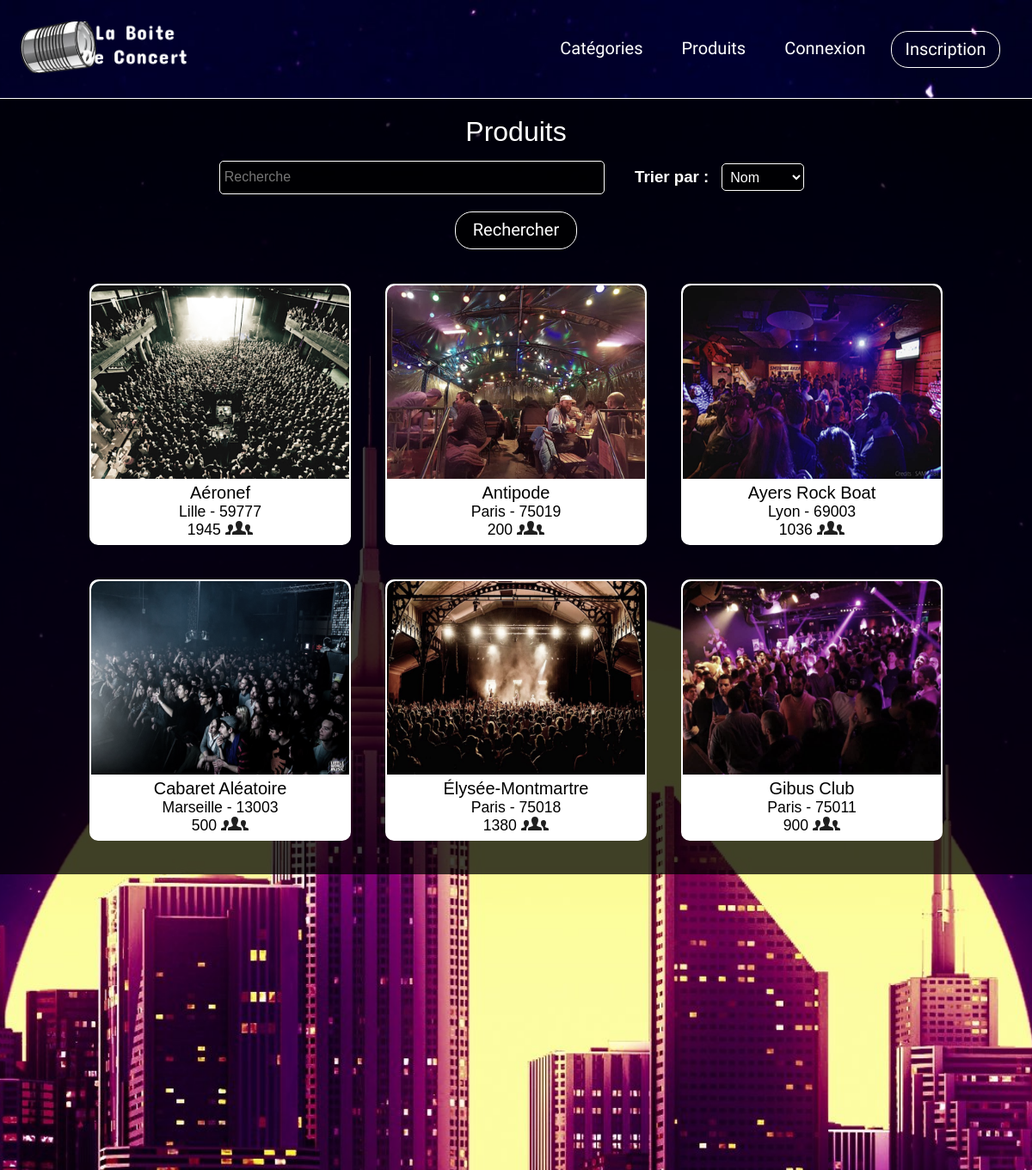
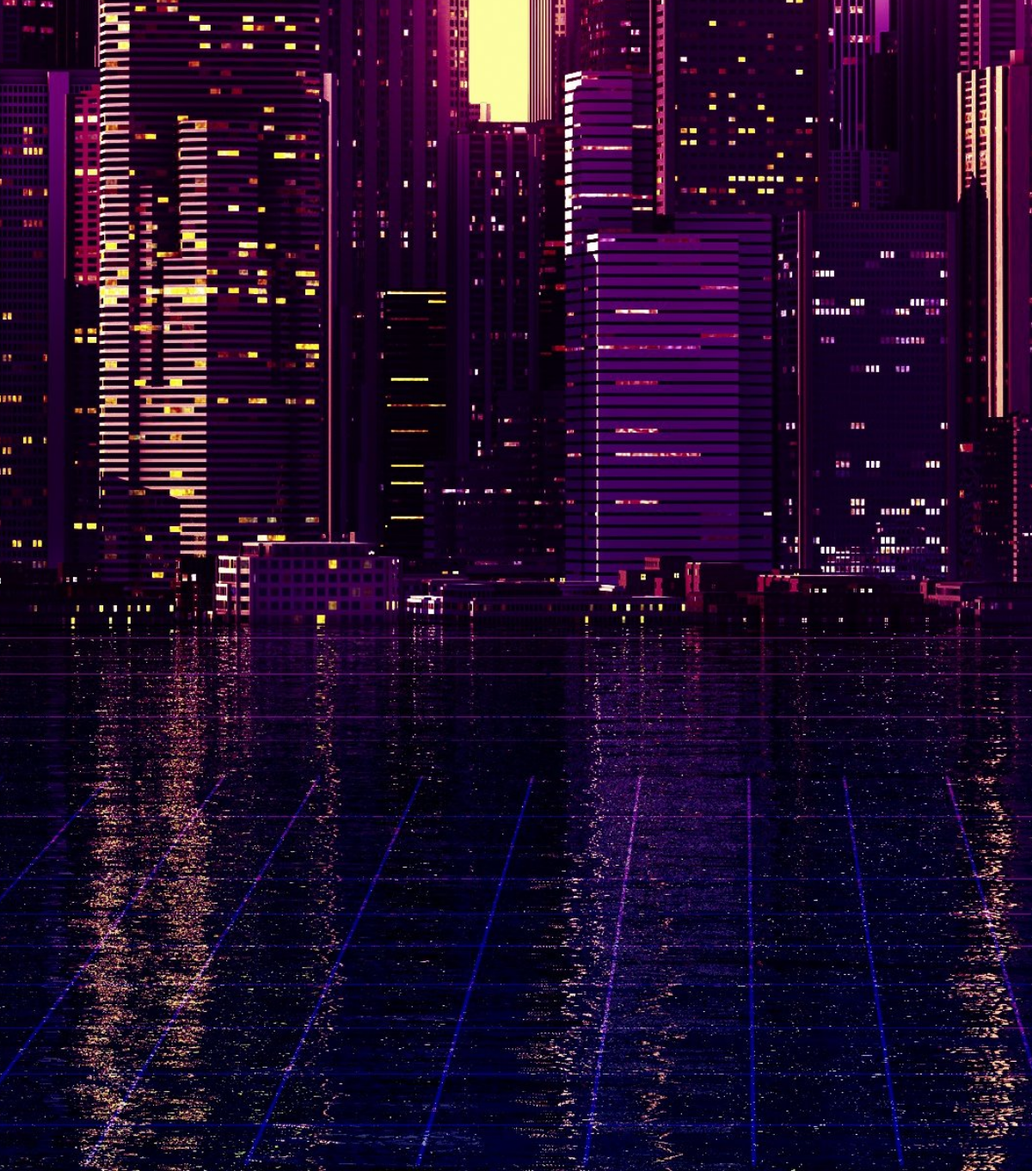
Screenshot of /index.php?page=products&action=list with the database file from the repository (2 pictures, top to bottom).
### tables this page shows
CREATE TABLE IF NOT EXISTS `products` (
  `id` int(11) NOT NULL AUTO_INCREMENT,
  `name` varchar(255) NOT NULL,
  `description` varchar(255) NOT NULL,
  `capacity` int(11) NOT NULL,
  `price` int(11) NOT NULL,
  `images` varchar(255) NOT NULL,
  `isActive` tinyint(1) NOT NULL DEFAULT '1',
  `quantity` int(11) NOT NULL DEFAULT '1',
  PRIMARY KEY (`id`)
);

CREATE TABLE IF NOT EXISTS `addresses` (
  `id` int(11) NOT NULL AUTO_INCREMENT,
  `number` int(11) NOT NULL,
  `street` varchar(255) NOT NULL,
  `town` varchar(255) NOT NULL,
  `postal_code` int(11) NOT NULL,
  `country` varchar(255) NOT NULL,
  `id_user` int(11) DEFAULT NULL,
  `id_product` int(11) DEFAULT NULL,
  PRIMARY KEY (`id`)
);

### index.php (called while the page is built, shortened)
<?php
    if(isset($_GET['page'])):
        switch ($_GET['page']):
            case 'products':
                require 'controllers/productController.php';
                break;
        endswitch;
    else:
        require 'controllers/indexController.php';
    endif;
    require 'views/layouts/user.php';

### models/Product.php (called while the page is built, shortened)
<?php
    function getProducts()
    {
        $db = dbConnect();
        $selectedProducts = $db->query('SELECT * FROM products WHERE quantity >= 1 ORDER BY name')->fetchAll();
        return $selectedProducts;
    }

### controllers/productController.php (called while the page is built, shortened)
<?php
    require 'models/Product.php';
    require 'models/Address.php';
    if(isset($_GET['action'])){
        switch($_GET['action']){
            case 'list':
                if(isset($_GET['by'])){
                    switch($_GET['by']){
                        case 'name':
                            $products = getProducts();
                            break;
                        case 'capacity':
                            $products = getProductsByCapacity();
                            break;
                        case 'town':
                            $products = getProductsByTown();
                            break;
                        default:
                            $products = getProducts();
                            break;
                    }
                }else
                    $products = getProducts();
                break;
        }
    }else{
        header('Location: index.php');
        exit;
    }

### models/Address.php (called while the page is built, shortened)
<?php
    function getAddress($id, $isUser){
        $db = dbConnect();
        $isUser ? $idChoosen = 'id_user' : $idChoosen = 'id_product';
        $queryGetAddress = $db->prepare("SELECT * FROM addresses WHERE " . $idChoosen . " = ?");
        $queryGetAddress->execute([
            $id
        ]);
        return ($queryGetAddress->fetch());
    }

### views/product_list.php (the view, shortened to what this page needs)
<section class="mainAccroche">
    <h1 class="pageTitle"> Produits </h1>
    <form action="index.php?page=products&action=search" method="post" >
        <section class="sectionProductInput">
            <input id="search" type="text" name="search" class="inputForm" placeholder="Recherche">
            <div class="divTrierPar">
                <h3> Trier par : </h3>
                <select name="selectSearchOrderBy" onchange="location = 'index.php?page=products&action=list&by=' + this.options[this.selectedIndex].value;">
                    <option value="name" <?= isset($_GET['by']) ? ($_GET['by'] == 'name' ? 'selected' : '') : '' ?>> Nom </option>
                </select>
            </div>
        </section>
        <button class="btnSubmit"> Rechercher </button>
    </form>
</section>
<section class="productsContent">
    <?php if(sizeof($products) != 0) : ?>
        <?php foreach ($products as $product): ?>
            <?php $productAddress = getAddress($product['id'], false);
            $images = explode(',',$product['images']);
            ?>
            <a href="index.php?page=products&action=display&id=<?= $product['id'] ?>">
                <div class="productCard pro-<?= $product['id'] ?>">
                    <img class="productImg" src="assets/images/products/<?= $images[0] ?>" alt="<?= 'Miniature ' . $product['name'] ?>">
                    <h2 class="productName"> <?= $product['name'] ?> </h2>
                    <h2 class="productTownPostalCode"> <?= $productAddress['town'] . ' - ' . $productAddress['postal_code'] ?> </h2>
                    <h2 class="productCapacity">  <?= $product['capacity'] ?> <img class="capacitySVG" src="assets/images/pictos/picto-capacity.svg"> </h2>
                </div>
            </a>
        <?php endforeach; ?>
    <?php else:  ?>
        <section style="margin: 10% auto;">
            <h1 style="color: white;"> Aucuns résultats. </h1>
        </section>
    <?php endif; ?>
</section>

### views/layouts/user.php (shortened to what this page needs)
<!doctype html>
<html lang="fr-FR">
    <head>
        <link href="assets/css/style.css" rel="stylesheet">
    </head>
    <body>
        <?php
            if(isset($_SESSION['is_connected']) && $_SESSION['is_connected'] == 1){
                if ($_SESSION['user']['is_admin'] == 1)
                    require 'assets/partials/header_admin.php';
                else
                    require 'assets/partials/header_connected.php';
            }
            else
                require 'assets/partials/header_unconnected.php';
        ?>
        <main>
            <?php
                require $view;
            ?>
        </main>
        <?php
            require 'assets/partials/footer.php';
        ?>
    </body>
</html>

### assets/partials/header_unconnected.php (shortened to what this page needs)
<head>
    <link href="assets/css/headerStyle.css" rel="stylesheet">
</head>
<header>
    <nav>
        <ul id="logo">
            <li><a href="index.php"> <img class="imgLogo" src="assets/images/logo.png" alt="Logo La Boite de Concert"> </a></li>
        </ul>
        <ul id="navigation">
            <li class="navContent"><a href="index.php?page=categories&action=list">Catégories</a></li>
            <li class="navContent"><a href="index.php?page=products&action=list">Produits</a></li>
            <li class="navContent"><a href="index.php?page=login">Connexion</a></li>
            <li class="navInscription"><a href="index.php?page=register">Inscription</a></li>
        </ul>
    </nav>
</header>

### assets/partials/footer.php
<footer>
    <section class="footerContent">
        <div class="footerThreeContents">
            <div class="footerLivraison">
                <h3 class="footerContentH3"> Un délai de livraison imbattable ! </h3>
                <img class="footerImages" src="assets/images/pictos/picto-delivery.svg" alt="Transport Pictogramme">
                <h2 class="footerContentH2"> 7j/7 - 24h/24 </h2>
            </div>
            <div class="footerPaiement">
                <h3 class="footerContentH3"> Payez de la manière que vous aimez. </h3>
                <div class="footerPaiementStyles">
                    <img class="paiementMiniature" src="assets/images/pictos/picto-visa.svg" alt="Visa Paiement">
                    <img class="paiementMiniature" src="assets/images/pictos/picto-paypal.svg" alt="Paypal Paiement">
                    <img class="paiementMiniature" src="assets/images/pictos/picto-mastercard.svg" alt="Mastercard Paiement">
                </div>
            </div>
            <div class="footerContact">
                <h3 class="footerContentH3"> Un problème ? Contactez-nous. </h3>
                <img class="footerImages" src="assets/images/pictos/picto-phone.svg" alt="Téléphone Appel">
                <h2 class="footerContentH2"> 01.45.78.36.66 </h2>
            </div>
        </div>
        <div class="footerReglements">
            <a href=""><h3 class="footerReglementH3"> Politique de confidentialité </h3></a>
            <a href=""><h3 class="footerReglementH3"> Conditions générales de vente </h3></a>
            <a href=""><h3 class="footerReglementH3"> Mentions légales </h3></a>
            <a href="<?= isset($_SESSION['user']) ? 'index.php?page=profile' : 'index.php?page=register' ?>"><h3 class="footerReglementH3"> Vos informations personnelles </h3></a>
        </div>
    </section>
</footer>

### assets/css/style.css (style rules this page uses)
:root { --headerFont: 'Concert One'; --mainFont: 'Montserrat'; --mainFontColor: white; }
body { font: 1em var(--mainFont), sans-serif; margin: 0; padding: 0; background: url('../images/backgroundNYC.jpg') no-repeat center center fixed; background-size: cover; filter: grayscale(50%); vertical-align: baseline; }
main { padding: 20px 0px; background-color: rgba(0, 0, 0, 0.75); margin: 0; }
a { text-decoration: none; color: var(--mainFontColor); }
h1.pageTitle { font: 2em 'Montserrat SemiBold', sans-serif; color: var(--mainFontColor); margin: auto; text-align: center; }
.mainAccroche { font: 1em 'Montserrat SemiBold', sans-serif; color: white; text-align: center; margin-bottom: 2.5vh; }
.mainAccroche h3 { margin: 5px; }
.imgLogo { max-width: 220px; }
form { display: flex; flex-direction: column; align-items: center; }
.btnSubmit { font: 1.25em var(--headerFont), sans-serif; margin-top: 5px; margin-right: 7.5px; margin-left: 7.5px; padding: 8px 20px 10px; color: var(--mainFontColor); border-radius: 20px; border: 1.5px solid white; background-color: rgba(0, 0, 0, 0.75); }
.inputForm { font: 1em var(--mainFont), sans-serif; padding: 5px; border: 1.5px solid white; border-radius: 5px; color: white; width: calc(100vw * (1/2.75)); height: calc(100vh * (1/30)); background-color: rgba(0, 0, 0, 0.75); }
.sectionProductInput { display: flex; flex-direction: row; justify-content: center; margin: 15px; align-items: center; }
.sectionProductInput input { margin: 0px 15px; }
.divTrierPar { display: flex; flex-direction: row; margin: 0px 15px; }
.divTrierPar select { margin: 0px 10px; font: 1em var(--mainFont), sans-serif; padding: 5px; border: 1.5px solid white; border-radius: 5px; color: white; background-color: rgba(0, 0, 0, 0.75); }
.productsContent { display: flex; flex-direction: row; flex-wrap: wrap; justify-content: center; }
.productCard { display: flex; flex-direction: column; border: 2px solid white; border-radius: 10px; justify-content: space-around; align-items: center; background-color: white; margin: 20px; }
.capacitySVG { display: inline-block; }
.productsContent a { text-decoration: none; }
.productImg { max-width: 25vw; border-radius: 10px 10px 0px 0px; margin: auto; }
.productName { color: var(--mainFontHoveredColor); font: 1.25em "Montserrat SemiBold", sans-serif; margin: 5px 0 0 0; }
.productTownPostalCode { color: var(--mainFontHoveredColor); font: 1.10em "Montserrat Light", sans-serif; margin: 0px; }
.productCapacity { color: var(--mainFontHoveredColor); font: 1.10em "Montserrat Light", sans-serif; margin: 0 0 5px 0; }
.productCapacity img { width: 32.5px; }

### rows the page displays
products: shows a picture, name "Aéronef", addresses.town "Lille", addresses.postal_code "59777", capacity "1945"
products: shows a picture, name "Antipode", addresses.town "Paris", addresses.postal_code "75019", capacity "200"
products: shows a picture, name "Ayers Rock Boat", addresses.town "Lyon", addresses.postal_code "69003", capacity "1036"
products: shows a picture, name "Cabaret Aléatoire", addresses.town "Marseille", addresses.postal_code "13003", capacity "500"
products: shows a picture, name "Élysée-Montmartre", addresses.town "Paris", addresses.postal_code "75018", capacity "1380"
products: shows a picture, name "Gibus Club", addresses.town "Paris", addresses.postal_code "75011", capacity "900"
products: shows a picture, name "Glazart", addresses.town "Paris", addresses.postal_code "75019", capacity "1087"
products: shows a picture, name "Le Bus Palladium", addresses.postal_code "75009"
products: shows a picture, name "Le Trianon", addresses.postal_code "75018"
products: shows a picture, name "Le Zénith de Paris", addresses.town "Paris", addresses.postal_code "75019", capacity "6804"
products: shows a picture, name "Metronum", addresses.town "Toulouse", addresses.postal_code "31200", capacity "850"
products: shows a picture, name "Nougaro", addresses.town "Toulouse", capacity "530"
products: shows a picture, name "Salle 3000", addresses.town "Lyon", addresses.postal_code "69006", capacity "3000"
products: shows a picture, name "Supersonic Club", addresses.postal_code "75012"
products: shows a picture, name "Théâtre de Fourvière", addresses.town "Lyon", capacity "10090"
products: shows a picture, name "Théâtre Femina", addresses.town "Bordeaux", addresses.postal_code "33000", capacity "1200"
products: shows a picture, name "Théâtre Sébastopol", addresses.town "Lille", addresses.postal_code "59777", capacity "1350"
